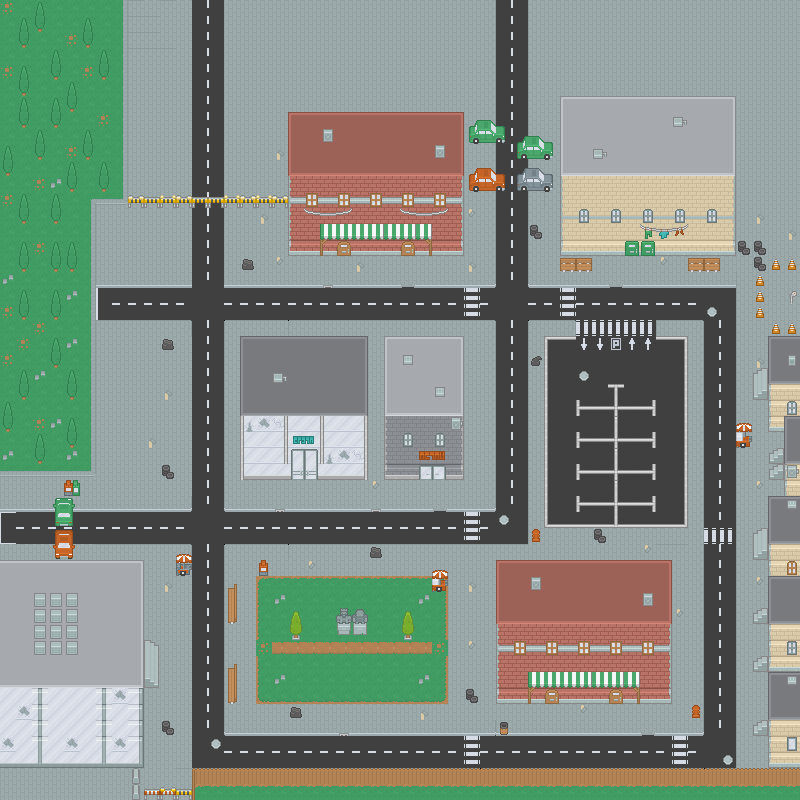

The image is a tile-based game level rendered from a .tmx file. Its description and source (layers, tilesets, objects; grid data summarised) follow:
An orthogonal 50x50 tile map with 16x16 px tiles, 3 tile layers (Sol, Batiment, batiment2).

<map version="1.9" tiledversion="1.9.2" orientation="orthogonal" renderorder="right-down" width="50" height="50" tilewidth="16" tileheight="16" infinite="0" nextlayerid="4" nextobjectid="1">
 <tileset firstgid="1" name="tilemap_packed" tilewidth="16" tileheight="16" tilecount="1036" columns="37">
  <image source="tilemap_packed.png" width="592" height="448" />
 </tileset>
 <layer id="1" name="Sol" width="50" height="50">
  <data>[2500 cells, 2500 non-empty, 51 distinct tile ids]</data>
 </layer>
 <layer id="2" name="Batiment" width="50" height="50">
  <data>[2500 cells, 885 non-empty, 138 distinct tile ids]</data>
 </layer>
 <layer id="3" name="batiment2" width="50" height="50">
  <data>[2500 cells, 178 non-empty, 69 distinct tile ids]</data>
 </layer>
</map>
